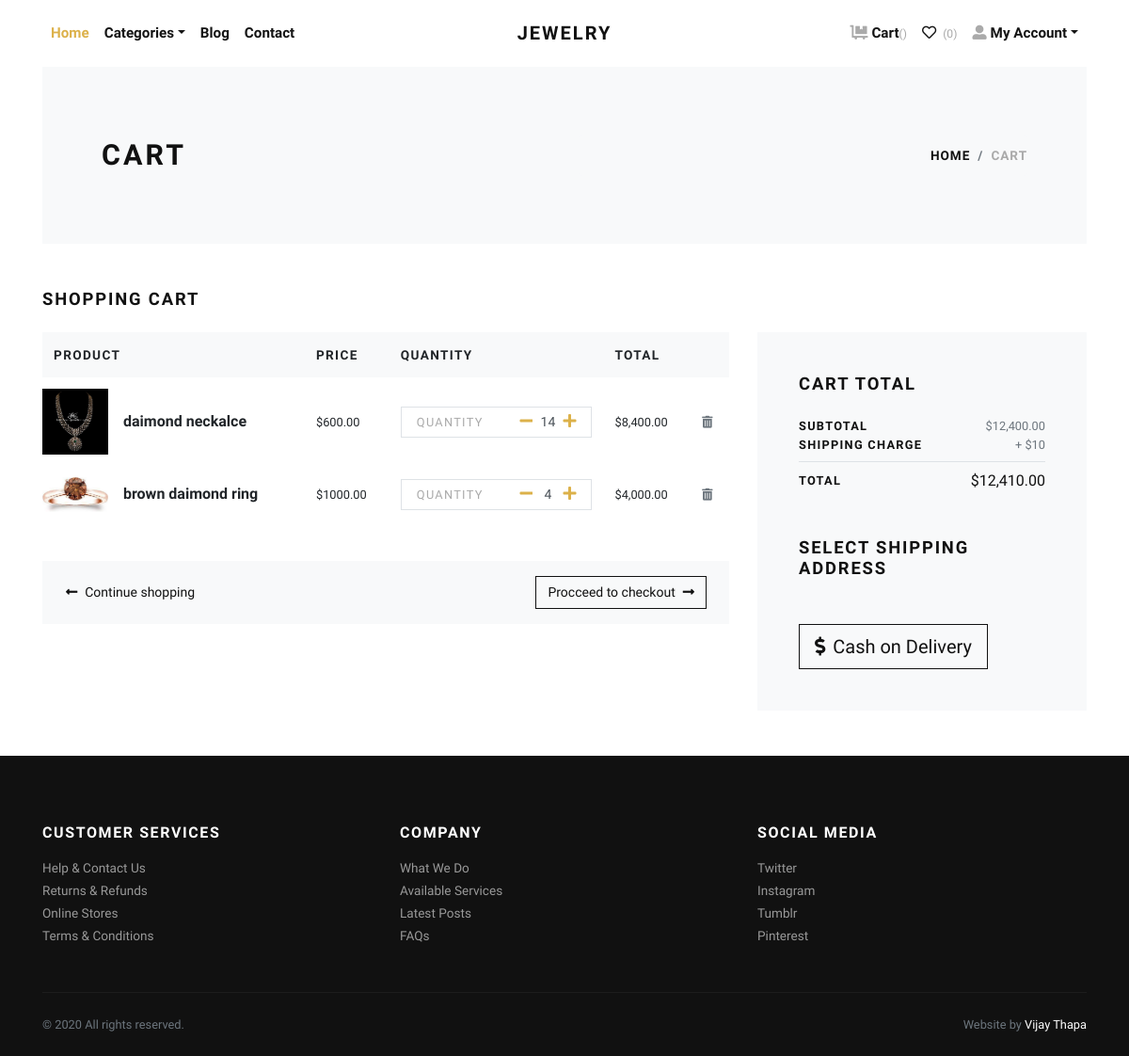
The app's page /cart/ (signed in) with its own data.
### japp/models.py (models this page shows, shortened)
class Cart(models.Model):
    user = models.ForeignKey(User, verbose_name="User", on_delete=models.CASCADE)
    product = models.ForeignKey(Product, verbose_name="Product", on_delete=models.CASCADE)
    quantity = models.PositiveIntegerField(default=1, verbose_name="Quantity")
    created_at = models.DateTimeField(auto_now_add=True, verbose_name="Created Date")
    updated_at = models.DateTimeField(auto_now=True, verbose_name="Updated Date")
    @property
    def total_price(self):
        return self.quantity * self.product.price

class Product(models.Model):
    title = models.CharField(max_length=150, verbose_name="Product Title")
    slug = models.SlugField(max_length=160, verbose_name="Product Slug")
    sku = models.CharField(max_length=255, unique=True, verbose_name="Unique Product ID (SKU)")
    short_description = models.TextField(verbose_name="Short Description")
    detail_description = models.TextField(blank=True, null=True, verbose_name="Detail Description")
    product_image = models.ImageField(upload_to='product', blank=True, null=True, verbose_name="Product Image")
    price = models.DecimalField(max_digits=8, decimal_places=2)
    category = models.ForeignKey(Category, verbose_name="Product Categoy", on_delete=models.CASCADE)
    is_active = models.BooleanField(verbose_name="Is Active?")
    is_featured = models.BooleanField(verbose_name="Is Featured?")
    created_at = models.DateTimeField(auto_now_add=True, verbose_name="Created Date")
    updated_at = models.DateTimeField(auto_now=True, verbose_name="Updated Date")
    class Meta:
        verbose_name_plural = 'Products'
        ordering = ('-created_at', )

### japp/views.py (the view)
# urls.py: path('cart/', views.cart, name="cart"),
@login_required
def cart(request):
    user = request.user
    cart_products = Cart.objects.filter(user=user)
    amount = decimal.Decimal(0)
    shipping_amount = decimal.Decimal(10)
    cp = [p for p in Cart.objects.all() if p.user==user]
    if cp:
        for p in cp:
            temp_amount = (p.quantity * p.product.price)
            amount += temp_amount
    addresses = Address.objects.filter(user=user)
    context = {
        'cart_products': cart_products,
        'amount': amount,
        'shipping_amount': shipping_amount,
        'total_amount': amount + shipping_amount,
        'addresses': addresses,
    }
    return render(request, 'store/cart.html', context)

### japp/templates/store/cart.html (shortened to what this page needs)
{% extends 'base.html' %}
{% load static %}
{% load humanize %}
    {% block content %}
      <div class="container">
        <section class="py-5 bg-light">
          <div class="container">
            <div class="row px-4 px-lg-5 py-lg-4 align-items-center">
              <div class="col-lg-6">
                <h1 class="h2 text-uppercase mb-0">Cart</h1>
              </div>
              <div class="col-lg-6 text-lg-right">
                <nav aria-label="breadcrumb">
                  <ol class="breadcrumb justify-content-lg-end mb-0 px-0">
                    <li class="breadcrumb-item"><a href="index.html">Home</a></li>
                    <li class="breadcrumb-item active" aria-current="page">Cart</li>
                  </ol>
                </nav>
              </div>
            </div>
          </div>
        </section>
        {% if cart_products %}
        <section class="py-5">
          <h2 class="h5 text-uppercase mb-4">Shopping cart</h2>
          <div class="row">
            <div class="col-lg-8 mb-4 mb-lg-0">
              <div class="table-responsive mb-4">
                <table class="table">
                  <thead class="bg-light">
                    <tr>
                      <th class="border-0" scope="col"> <strong class="text-small text-uppercase">Product</strong></th>
                      <th class="border-0" scope="col"> <strong class="text-small text-uppercase">Price</strong></th>
                      <th class="border-0" scope="col"> <strong class="text-small text-uppercase">Quantity</strong></th>
                      <th class="border-0" scope="col"> <strong class="text-small text-uppercase">Total</strong></th>
                      <th class="border-0" scope="col"> </th>
                    </tr>
                  </thead>
                  <tbody>
                    {% for cart_product in cart_products %}
                    <tr>
                      <th class="pl-0 border-0" scope="row">
                        <div class="media align-items-center">
                          {% if cart_product.product.product_image %}
                            <a class="reset-anchor d-block animsition-link" href="{% url 'japp:product-detail' cart_product.product.slug %}"><img src="{{cart_product.product.product_image.url}}" alt="{{cart_product.product.title}}" width="70"/></a>
                          {% else %}
                            <a class="reset-anchor d-block animsition-link" href="{% url 'japp:product-detail' cart_product.product.slug %}"><img src="{% static 'img/product-detail-3.jpg' %}" alt="{{cart_product.product.title}}" width="70"/></a>
                          {% endif %}
                          <div class="media-body ml-3"><strong class="h6"><a class="reset-anchor animsition-link" href="{% url 'japp:product-detail' cart_product.product.slug %}">{{cart_product.product.title}}</a></strong></div>
                        </div>
                      </th>
                      <td class="align-middle border-0">
                        <p class="mb-0 small">${{cart_product.product.price}}</p>
                      </td>
                      <td class="align-middle border-0">
                        <div class="border d-flex align-items-center justify-content-between px-3"><span class="small text-uppercase text-gray headings-font-family">Quantity</span>
                          <div class="quantity">
                            <a href="{% url 'japp:minus-cart' cart_product.id %}" class="dec-btn p-0 ml-2"><i class="fas fa-minus"></i></a>
                            <input class="form-control form-control-sm border-0 shadow-0 p-0" type="text" value="{{cart_product.quantity}}"/>
                            <a href="{% url 'japp:plus-cart' cart_product.id %}" class="inc-btn p-0"><i class="fas fa-plus"></i></a>
                          </div>
                        </div>
                      </td>
                      <td class="align-middle border-0">
                        <p class="mb-0 small">${{cart_product.total_price|intcomma}}</p>
                      </td>
                      <td class="align-middle border-0"><a class="reset-anchor" href="{% url 'japp:remove-cart' cart_product.id %}"><i class="fas fa-trash-alt small text-muted"></i></a></td>
                    </tr>
                    {% endfor %}
                  </tbody>
                </table>
              </div>
              <div class="bg-light px-4 py-3">
                <div class="row align-items-center text-center">
                  <div class="col-md-6 mb-3 mb-md-0 text-md-left"><a class="btn btn-link p-0 text-dark btn-sm" href="{% url 'japp:home' %}"><i class="fas fa-long-arrow-alt-left mr-2"> </i>Continue shopping</a></div>
                  <div class="col-md-6 text-md-right"><a class="btn btn-outline-dark btn-sm" href="checkout.html">Procceed to checkout<i class="fas fa-long-arrow-alt-right ml-2"></i></a></div>
                </div>
              </div>
            </div>
            <div class="col-lg-4">
              <div class="card border-0 rounded-0 p-lg-4 bg-light">
                <div class="card-body">
                  <h5 class="text-uppercase mb-4">Cart total</h5>
                  <ul class="list-unstyled mb-0">
                    <li class="d-flex align-items-center justify-content-between"><strong class="text-uppercase small font-weight-bold">Subtotal</strong><span class="text-muted small">${{amount|intcomma}}</span></li>
                    <li class="d-flex align-items-center justify-content-between"><strong class="text-uppercase small font-weight-bold">Shipping Charge</strong><span class="text-muted small">+ ${{shipping_amount}}</span></li>
                    <li class="border-bottom my-2"></li>
                    <li class="d-flex align-items-center justify-content-between mb-4"><strong class="text-uppercase small font-weight-bold">Total</strong><span>${{total_amount|intcomma}}</span></li>
                  </ul>
                  <h5 class="text-uppercase my-5">Select Shipping Address</h5>
                  <form action="{% url 'japp:checkout' %}" id="myform">
                    <button type="submit" class="btn btn-dark btn-lg btn-outline-dark" type="submit"> <i class="fas fa-dollar-sign mr-2"></i>Cash on Delivery</button>
                  </form>
                </div>
              </div>
            </div>
          </div>
        </section>
        {% else %}
          <div class="text-center py-5">
            <h3 class="mb-3">Your cart is empty.</h3>
            <a href="{% url 'store:home' %}"><i class="fas fa-long-arrow-alt-left mr-2"> </i>Continue shopping</a>
          </div>
        {% endif %}
      </div>
      {% endblock content %}

### japp/templates/base.html (shortened to what this page needs)
{% load static %}
<!DOCTYPE html>
<html>
  <head>
    <link rel="stylesheet" href="{% static 'vendor/bootstrap/css/bootstrap.min.css' %}">
    <link rel="stylesheet" href="{% static 'vendor/lightbox2/css/lightbox.min.css' %}">
    <link rel="stylesheet" href="{% static 'vendor/nouislider/nouislider.min.css' %}">
    <link rel="stylesheet" href="{% static 'vendor/bootstrap-select/css/bootstrap-select.min.css' %}">
    <link rel="stylesheet" href="{% static 'vendor/owl.carousel2/assets/owl.carousel.min.css' %}">
    <link rel="stylesheet" href="{% static 'vendor/owl.carousel2/assets/owl.theme.default.css' %}">
    <link rel="stylesheet" href="{% static 'css/style.default.css' %}" id="theme-stylesheet">
    <link rel="stylesheet" href="{% static 'css/custom.css' %}">
  </head>
  <body>
    <div class="page-holder">
      {% include 'navbar.html' %}
      {% block content %}
      {% endblock content %}
      {% include 'footer.html' %}
      {% include 'scripts.html' %}

### japp/templates/navbar.html (shortened to what this page needs)
{% load static %}
      <header class="header bg-white">
        <div class="container px-0 px-lg-3">
          <nav class="navbar navbar-expand-lg navbar-light py-3 px-lg-0"><a class="navbar-brand" href="{% url 'japp:home' %}"><span class="font-weight-bold text-uppercase text-dark">Jewelry</span></a>
            <div class="collapse navbar-collapse" id="navbarSupportedContent">
              <ul class="navbar-nav mr-auto">
                <li class="nav-item">
                  <a class="nav-link active" href="{% url 'japp:home' %}">Home</a>
                </li>
                <li class="nav-item dropdown"><a class="nav-link dropdown-toggle" id="pagesDropdown" href="#" data-toggle="dropdown" aria-haspopup="true" aria-expanded="false">Categories</a>
                </li>
                <li class="nav-item">
                  <a class="nav-link" href="{% url 'japp:home' %}">Blog</a>
                </li>
                <li class="nav-item">
                  <a class="nav-link" href="{% url 'japp:home' %}">Contact</a>
                </li>
              </ul>
              <ul class="navbar-nav ml-auto">
                {% if request.user.is_authenticated %}
                  <li class="nav-item"><a class="nav-link" href="{% url 'japp:cart' %}"> <i class="fas fa-dolly-flatbed mr-1 text-gray"></i>Cart<small class="text-gray">({{cart_items.count}})</small></a></li>
                  <li class="nav-item"><a class="nav-link" href="#"> <i class="far fa-heart mr-1"></i><small class="text-gray"> (0)</small></a></li>
                  <li class="nav-item dropdown"><a class="nav-link dropdown-toggle" id="pagesDropdown" href="#" data-toggle="dropdown" aria-haspopup="true" aria-expanded="false"><i class="fas fa-user-alt mr-1 text-gray"></i>My Account</a></a>
                </li>
                {% else %}
                  <li class="nav-item"><a class="nav-link" href="{% url 'japp:login' %}">Login</a></li>
                  <li class="nav-item"><a class="nav-link" href="{% url 'japp:register' %}">Create Account</a></li>
                {% endif %}
              </ul>
            </div>
          </nav>
        </div>
      </header>

### japp/templates/footer.html
<footer class="bg-dark text-white">
        <div class="container py-4">
          <div class="row py-5">
            <div class="col-md-4 mb-3 mb-md-0">
              <h6 class="text-uppercase mb-3">Customer services</h6>
              <ul class="list-unstyled mb-0">
                <li><a class="footer-link" href="#">Help &amp; Contact Us</a></li>
                <li><a class="footer-link" href="#">Returns &amp; Refunds</a></li>
                <li><a class="footer-link" href="#">Online Stores</a></li>
                <li><a class="footer-link" href="#">Terms &amp; Conditions</a></li>
              </ul>
            </div>
            <div class="col-md-4 mb-3 mb-md-0">
              <h6 class="text-uppercase mb-3">Company</h6>
              <ul class="list-unstyled mb-0">
                <li><a class="footer-link" href="#">What We Do</a></li>
                <li><a class="footer-link" href="#">Available Services</a></li>
                <li><a class="footer-link" href="#">Latest Posts</a></li>
                <li><a class="footer-link" href="#">FAQs</a></li>
              </ul>
            </div>
            <div class="col-md-4">
              <h6 class="text-uppercase mb-3">Social media</h6>
              <ul class="list-unstyled mb-0">
                <li><a class="footer-link" href="#">Twitter</a></li>
                <li><a class="footer-link" href="#">Instagram</a></li>
                <li><a class="footer-link" href="#">Tumblr</a></li>
                <li><a class="footer-link" href="#">Pinterest</a></li>
              </ul>
            </div>
          </div>
          <div class="border-top pt-4" style="border-color: #1d1d1d !important">
            <div class="row">
              <div class="col-lg-6">
                <p class="small text-muted mb-0">&copy; 2020 All rights reserved.</p>
              </div>
              <div class="col-lg-6 text-lg-right">
                <p class="small text-muted mb-0">Website by <a class="text-white reset-anchor" href="https://www.youtube.com/vijaythapa" target="_blank">Vijay Thapa</a></p>
              </div>
            </div>
          </div>
        </div>
      </footer>

### japp/templates/scripts.html (shortened to what this page needs)
{% load static %}
      <link rel="stylesheet" href="https://use.fontawesome.com/releases/v5.7.1/css/all.css">
    </div>
  </body>
</html>

### records on screen
Cart: product.product_image (picture), product "daimond neckalce", product.price "600.00", quantity "14", total_price "8,400.00"
Cart: product.product_image (picture), product "brown daimond ring", product.price "1000.00", quantity "4", total_price "4,000.00"

### other values on screen
{{ amount|intcomma }} "12,400.00"
{{ shipping_amount }} "10"
{{ total_amount|intcomma }} "12,410.00"
